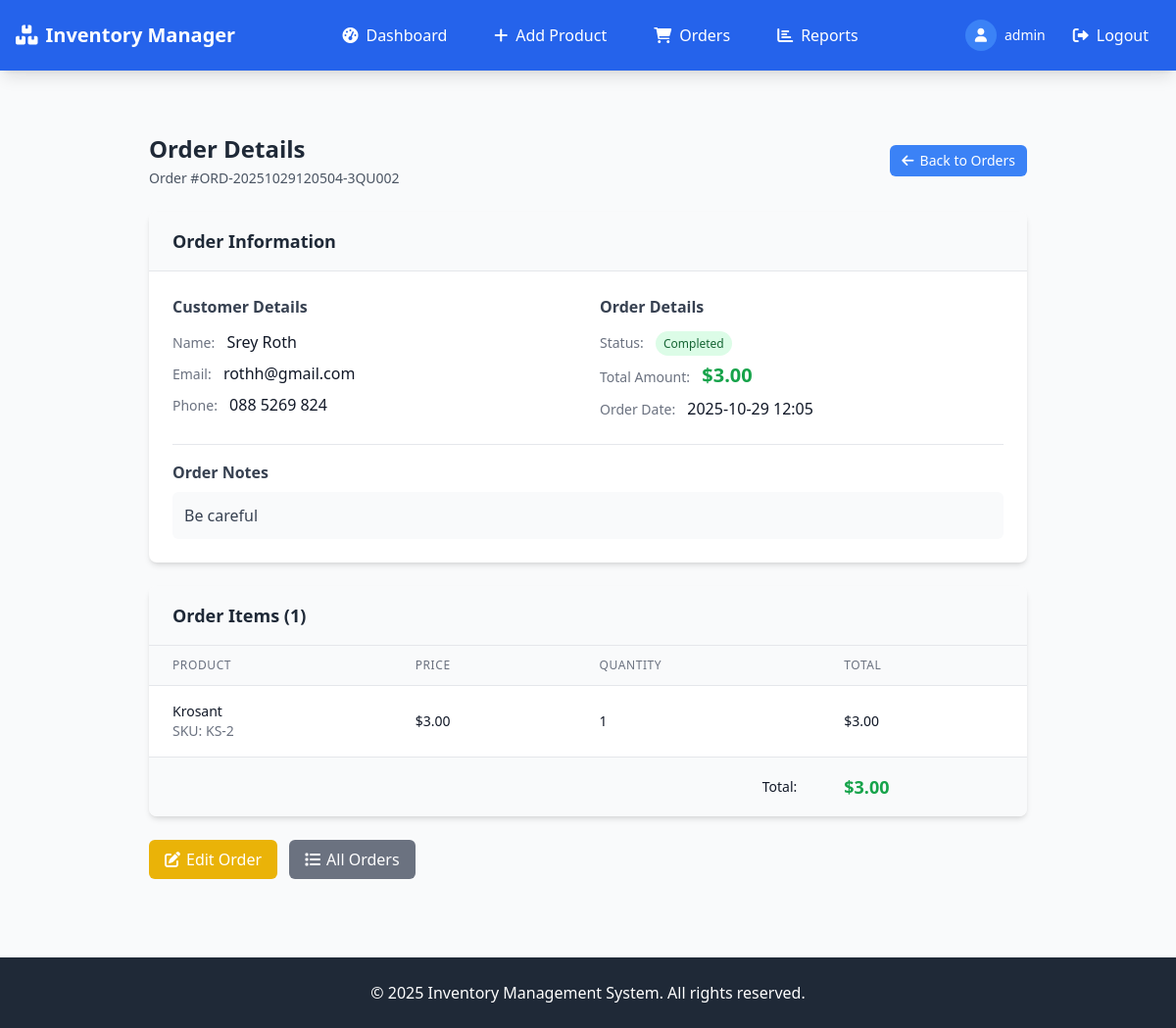
/view-order/1 (signed in), run on the app's committed database.
### models.py (models this page shows, shortened)
class User(UserMixin, db.Model):
    id = db.Column(db.Integer, primary_key=True)
    username = db.Column(db.String(80), unique=True, nullable=False)
    email = db.Column(db.String(120), unique=True, nullable=False)
    password_hash = db.Column(db.String(128))
    first_name = db.Column(db.String(50))
    last_name = db.Column(db.String(50))
    phone = db.Column(db.String(20))
    role = db.Column(db.String(20), default='user')  # 'admin' or 'user'
    created_at = db.Column(db.DateTime, default=datetime.utcnow)
    updated_at = db.Column(db.DateTime, default=datetime.utcnow, onupdate=datetime.utcnow)
    is_active = db.Column(db.Boolean, default=True)
    def is_admin(self):
        return self.role == 'admin'

class Order(db.Model):
    id = db.Column(db.Integer, primary_key=True)
    order_number = db.Column(db.String(50), unique=True, nullable=False)
    customer_name = db.Column(db.String(100), nullable=False)
    customer_email = db.Column(db.String(120))
    customer_phone = db.Column(db.String(20))
    status = db.Column(db.String(20), default='pending')  # pending, completed, cancelled, shipped
    total_amount = db.Column(db.Float, nullable=False)
    notes = db.Column(db.Text)
    created_at = db.Column(db.DateTime, default=datetime.utcnow)
    updated_at = db.Column(db.DateTime, default=datetime.utcnow, onupdate=datetime.utcnow)
    items = db.relationship('OrderItem', backref='order', cascade='all, delete-orphan', lazy=True)

class OrderItem(db.Model):
    id = db.Column(db.Integer, primary_key=True)
    order_id = db.Column(db.Integer, db.ForeignKey('order.id'), nullable=False)
    product_id = db.Column(db.Integer, db.ForeignKey('product.id'), nullable=False)
    product_name = db.Column(db.String(100), nullable=False)
    product_price = db.Column(db.Float, nullable=False)
    quantity = db.Column(db.Integer, nullable=False)
    total_price = db.Column(db.Float, nullable=False)
    product = db.relationship('Product')

class Product(db.Model):
    id = db.Column(db.Integer, primary_key=True)
    name = db.Column(db.String(100), nullable=False)
    category = db.Column(db.String(50), nullable=False)
    price = db.Column(db.Float, nullable=False)
    quantity = db.Column(db.Integer, nullable=False)
    description = db.Column(db.Text)
    sku = db.Column(db.String(50), unique=True)
    created_at = db.Column(db.DateTime, default=datetime.utcnow)
    updated_at = db.Column(db.DateTime, default=datetime.utcnow, onupdate=datetime.utcnow)

### app.py (the view)
@app.route('/view-order/<int:id>')
@login_required
def view_order(id):
    order = Order.query.get_or_404(id)
    return render_template('view_order.html', order=order)

### app.py (called while the page is built)
@login_manager.user_loader
def load_user(user_id):
    return User.query.get(int(user_id))

### templates/view_order.html (shortened to what this page needs)
{% extends "base.html" %}
{% block content %}
<div class="max-w-4xl mx-auto">
    <div class="mb-6">
        <div class="flex justify-between items-center">
            <div>
                <h1 class="text-2xl font-bold text-gray-800">Order Details</h1>
                <p class="text-gray-600 mt-1 text-sm">Order #{{ order.order_number }}</p>
            </div>
            <a href="/orders" class="bg-blue-500 hover:bg-blue-600 text-white px-3 py-1.5 rounded-md transition duration-200 text-sm">
                <i class="fas fa-arrow-left mr-1.5"></i>Back to Orders
            </a>
        </div>
    </div>
    <div class="bg-white rounded-lg shadow-md overflow-hidden mb-6">
        <div class="px-6 py-4 border-b border-gray-200 bg-gray-50">
            <h2 class="text-lg font-semibold text-gray-800">Order Information</h2>
        </div>
        <div class="p-6">
            <div class="grid grid-cols-1 md:grid-cols-2 gap-6">
                <div>
                    <h3 class="text-md font-semibold text-gray-700 mb-3">Customer Details</h3>
                    <div class="space-y-2">
                        <div>
                            <span class="text-sm font-medium text-gray-500">Name:</span>
                            <span class="ml-2 text-gray-900">{{ order.customer_name }}</span>
                        </div>
                        {% if order.customer_email %}
                        <div>
                            <span class="text-sm font-medium text-gray-500">Email:</span>
                            <span class="ml-2 text-gray-900">{{ order.customer_email }}</span>
                        </div>
                        {% endif %}
                        {% if order.customer_phone %}
                        <div>
                            <span class="text-sm font-medium text-gray-500">Phone:</span>
                            <span class="ml-2 text-gray-900">{{ order.customer_phone }}</span>
                        </div>
                        {% endif %}
                    </div>
                </div>
                <div>
                    <h3 class="text-md font-semibold text-gray-700 mb-3">Order Details</h3>
                    <div class="space-y-2">
                        <div>
                            <span class="text-sm font-medium text-gray-500">Status:</span>
                            <span class="ml-2 px-2 py-1 text-xs font-medium rounded-full
                                {% if order.status == 'completed' %}bg-green-100 text-green-800
                                {% elif order.status == 'pending' %}bg-yellow-100 text-yellow-800
                                {% elif order.status == 'shipped' %}bg-blue-100 text-blue-800
                                {% else %}bg-red-100 text-red-800{% endif %}">
                                {{ order.status|title }}
                            </span>
                        </div>
                        <div>
                            <span class="text-sm font-medium text-gray-500">Total Amount:</span>
                            <span class="ml-2 text-xl font-bold text-green-600">${{ "%.2f"|format(order.total_amount) }}</span>
                        </div>
                        <div>
                            <span class="text-sm font-medium text-gray-500">Order Date:</span>
                            <span class="ml-2 text-gray-900">{{ order.created_at.strftime('%Y-%m-%d %H:%M') }}</span>
                        </div>
                    </div>
                </div>
            </div>
            {% if order.notes %}
            <div class="mt-6 pt-4 border-t border-gray-200">
                <h3 class="text-md font-semibold text-gray-700 mb-2">Order Notes</h3>
                <p class="text-gray-700 bg-gray-50 rounded-md p-3">{{ order.notes }}</p>
            </div>
            {% endif %}
        </div>
    </div>
    <div class="bg-white rounded-lg shadow-md overflow-hidden">
        <div class="px-6 py-4 border-b border-gray-200 bg-gray-50">
            <h2 class="text-lg font-semibold text-gray-800">Order Items ({{ order.items|length }})</h2>
        </div>
        <div class="overflow-x-auto">
            <table class="min-w-full divide-y divide-gray-200">
                <thead class="bg-gray-50">
                    <tr>
                        <th class="px-6 py-3 text-left text-xs font-medium text-gray-500 uppercase tracking-wider">Product</th>
                        <th class="px-6 py-3 text-left text-xs font-medium text-gray-500 uppercase tracking-wider">Price</th>
                        <th class="px-6 py-3 text-left text-xs font-medium text-gray-500 uppercase tracking-wider">Quantity</th>
                        <th class="px-6 py-3 text-left text-xs font-medium text-gray-500 uppercase tracking-wider">Total</th>
                    </tr>
                </thead>
                <tbody class="bg-white divide-y divide-gray-200">
                    {% for item in order.items %}
                    <tr class="hover:bg-gray-50">
                        <td class="px-6 py-4 whitespace-nowrap">
                            <div class="text-sm font-medium text-gray-900">{{ item.product_name }}</div>
                            <div class="text-sm text-gray-500">SKU: {{ item.product.sku if item.product else 'N/A' }}</div>
                        </td>
                        <td class="px-6 py-4 whitespace-nowrap text-sm text-gray-900">
                            ${{ "%.2f"|format(item.product_price) }}
                        </td>
                        <td class="px-6 py-4 whitespace-nowrap text-sm text-gray-900">
                            {{ item.quantity }}
                        </td>
                        <td class="px-6 py-4 whitespace-nowrap text-sm font-medium text-gray-900">
                            ${{ "%.2f"|format(item.total_price) }}
                        </td>
                    </tr>
                    {% endfor %}
                </tbody>
                <tfoot class="bg-gray-50">
                    <tr>
                        <td colspan="3" class="px-6 py-4 text-right text-sm font-medium text-gray-900">Total:</td>
                        <td class="px-6 py-4 whitespace-nowrap text-lg font-bold text-green-600">
                            ${{ "%.2f"|format(order.total_amount) }}
                        </td>
                    </tr>
                </tfoot>
            </table>
        </div>
    </div>
    <div class="mt-6 flex space-x-3">
        {% if current_user.is_admin() %}
        <a href="/edit-order/{{ order.id }}"
           class="bg-yellow-500 hover:bg-yellow-600 text-white px-4 py-2 rounded-md transition duration-200">
            <i class="fas fa-edit mr-1.5"></i>Edit Order
        </a>
        {% endif %}
        <a href="/orders"
           class="bg-gray-500 hover:bg-gray-600 text-white px-4 py-2 rounded-md transition duration-200">
            <i class="fas fa-list mr-1.5"></i>All Orders
        </a>
    </div>
</div>
{% endblock %}

### templates/base.html (shortened to what this page needs)
<!DOCTYPE html>
<html lang="en">
  <head>
    <script src="https://cdn.tailwindcss.com"></script>
    <link
      href="https://cdnjs.cloudflare.com/ajax/libs/font-awesome/6.0.0/css/all.min.css"
      rel="stylesheet"
    />
    <a href="/create-order" class="bg-green-500 text-white px-4 py-2 rounded">
</a>
  </head>
  <body class="bg-gray-50">
    <nav
      class="bg-blue-600 text-white shadow-lg fixed top-0 left-0 right-0 z-50"
    >
      <div class="max-w-7xl mx-auto px-4">
        <div class="flex justify-between items-center py-4">
          <div class="flex items-center space-x-2">
            <i class="fas fa-boxes text-xl"></i>
            <h1 class="text-xl font-bold">Inventory Manager</h1>
          </div>
          {% if current_user.is_authenticated %}
          <div class="flex space-x-6">
            <a
              href="/"
              class="hover:text-blue-200 transition duration-200 py-2 px-3 rounded-lg {% if request.path == '/' %}bg-blue-700{% endif %}"
            >
              <i class="fas fa-tachometer-alt mr-2"></i>Dashboard
            </a>
            <a
              href="/add-product"
              class="hover:text-blue-200 transition duration-200 py-2 px-3 rounded-lg {% if request.path == '/add-product' %}bg-blue-700{% endif %}"
            >
              <i class="fas fa-plus mr-2"></i>Add Product
            </a>
            <a
              href="/orders"
              class="hover:text-blue-200 transition duration-200 py-2 px-3 rounded-lg {% if request.path.startswith('/orders') %}bg-blue-700{% endif %}"
            >
              <i class="fas fa-shopping-cart mr-2"></i>Orders
            </a>
            <a
              href="/report"
              class="hover:text-blue-200 transition duration-200 py-2 px-3 rounded-lg {% if request.path == '/report' %}bg-blue-700{% endif %}"
            >
              <i class="fas fa-chart-bar mr-2"></i>Reports
            </a>
          </div>
          <div class="flex items-center space-x-4">
            <div class="flex items-center space-x-2">
              <div
                class="w-8 h-8 bg-blue-500 rounded-full flex items-center justify-center"
              >
                <i class="fas fa-user text-white text-sm"></i>
              </div>
              <span class="text-sm">{{ current_user.username }}</span>
            </div>
            <a
              href="/logout"
              class="hover:text-blue-200 transition duration-200 py-2 px-3 rounded-lg"
            >
              <i class="fas fa-sign-out-alt mr-2"></i>Logout
            </a>
          </div>
          {% endif %}
        </div>
      </div>
    </nav>
    <div class="h-20"></div>
    <main class="max-w-7xl mx-auto px-4 py-8">
      {% block content %}{% endblock %}
    </main>
    <footer class="bg-gray-800 text-white py-6 mt-12">
      <div class="max-w-7xl mx-auto px-4 text-center">
        <p>&copy; 2025 Inventory Management System. All rights reserved.</p>
      </div>
    </footer>
  </body>
</html>

### data on the page
User: username "admin"
Order: order_number "ORD-20251029120504-3QU002", customer_name "Srey Roth", customer_email "rothh@gmail.com", customer_phone "088 5269 824", status "Completed", total_amount "3.00", created_at "2025-10-29 12:05", notes "Be careful"
OrderItem: product_name "Krosant", product "KS-2", product_price "3.00", quantity "1", total_price "3.00"

### other printed values
{{ order.items|length }} "1"
